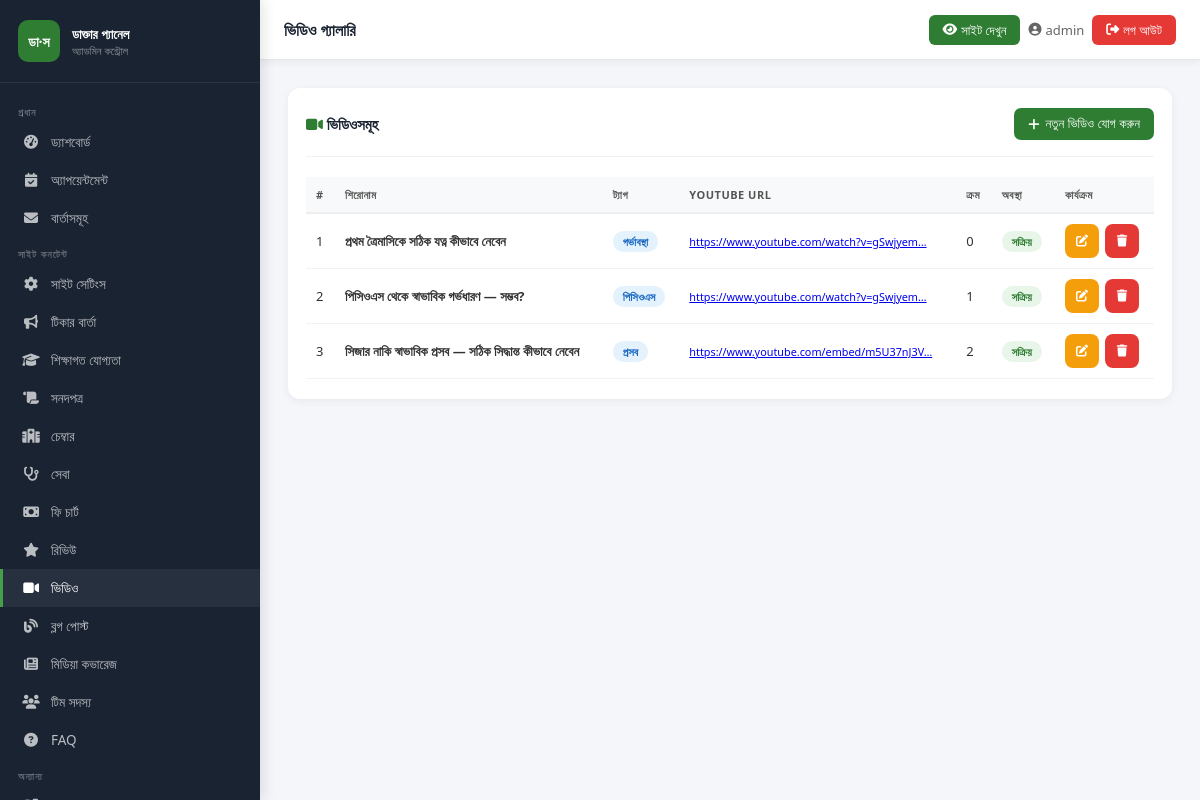
The app's page /admin-panel/videos/ (signed in) with its own data.
### core/models.py (models this page shows, shortened)
class Video(models.Model):
    youtube_url = models.CharField(max_length=300)
    title = models.CharField(max_length=200)
    tag = models.CharField(max_length=100, blank=True, null=True)
    is_active = models.BooleanField(default=True)
    order = models.IntegerField(default=0)
    class Meta:
        ordering = ['order']
        verbose_name = 'ভিডিও'

### core/admin_views.py (the view, shortened to what this page needs)
# urls.py: path('videos/', av.manage_videos, name='admin_videos'),
@login_required(login_url='/admin-panel/login/')
def manage_videos(request):
    items = Video.objects.all()
    return render(request, 'admin_panel/videos.html', {'items': items})

### core/context_processors.py (called while the page is built)
def site_settings(request):
    try:
        settings = SiteSettings.objects.first()
        if not settings:
            settings = SiteSettings()
    except Exception:
        settings = SiteSettings()
    return {'site': settings}

### templates/admin_panel/videos.html (shortened to what this page needs)
{% extends "admin_panel/base_admin.html" %}
{% block page_title %}ভিডিও গ্যালারি{% endblock %}
{% block nav_videos %}active{% endblock %}
{% block content %}
<div class="card">
  <div class="card__header">
    <span class="card__title"><i class="fas fa-video" style="color:#2e7d32"></i> ভিডিওসমূহ</span>
    <button class="btn btn-primary" onclick="openModal('addModal')"><i class="fas fa-plus"></i> নতুন ভিডিও যোগ করুন</button>
  </div>
  <div style="overflow-x:auto">
  <table class="tbl">
    <thead><tr><th>#</th><th>শিরোনাম</th><th>ট্যাগ</th><th>YouTube URL</th><th>ক্রম</th><th>অবস্থা</th><th>কার্যক্রম</th></tr></thead>
    <tbody>
      {% for item in items %}
      <tr>
        <td>{{ item.pk }}</td>
        <td><strong>{{ item.title }}</strong></td>
        <td><span class="badge badge-info">{{ item.tag }}</span></td>
        <td><small><a href="{{ item.youtube_url }}" target="_blank">{{ item.youtube_url|truncatechars:40 }}</a></small></td>
        <td>{{ item.order }}</td>
        <td>{% if item.is_active %}<span class="badge badge-success">সক্রিয়</span>{% else %}<span class="badge badge-secondary">লুকানো</span>{% endif %}</td>
        <td>
          <div class="action-buttons">
            <button class="btn btn-warning btn-sm btn-icon" onclick="openEdit({{ item.pk }},'{{ item.youtube_url|escapejs }}','{{ item.title|escapejs }}','{{ item.tag|escapejs }}',{{ item.order }})"><i class="fas fa-edit"></i></button>
            <form method="POST" style="display:inline" onsubmit="return confirm('মুছবেন?')"><button type="submit" class="btn btn-danger btn-sm btn-icon"><i class="fas fa-trash"></i></button></form>
          </div>
        </td>
      </tr>
      {% empty %}<tr><td colspan="7"><div class="empty-state"><i class="fas fa-video"></i><p>কোনো ভিডিও নেই</p></div></td></tr>
      {% endfor %}
    </tbody>
  </table>
  </div>
</div>
{% endblock %}

### templates/admin_panel/base_admin.html (shortened to what this page needs)
<!DOCTYPE html>
<html lang="bn">
<head>
  <link rel="stylesheet" href="https://cdnjs.cloudflare.com/ajax/libs/font-awesome/6.5.0/css/all.min.css">
  {% load static %}
</head>
<body>
<aside class="sidebar" id="sidebar">
  <div class="sidebar__brand">
    <div class="sidebar__brand-icon">ডা·স</div>
    <div class="sidebar__brand-text">
      <h3>ডাক্তার প্যানেল</h3>
      <p>অ্যাডমিন কন্ট্রোল</p>
    </div>
  </div>
  <nav class="sidebar__nav">
    <div class="nav-section-label">প্রধান</div>
    <a href="{% url 'admin_dashboard' %}" class="sidebar__link {% block nav_dashboard %}{% endblock %}"><i class="fas fa-tachometer-alt"></i> ড্যাশবোর্ড</a>
    <a href="{% url 'admin_appointments' %}" class="sidebar__link {% block nav_appointments %}{% endblock %}"><i class="fas fa-calendar-check"></i> অ্যাপয়েন্টমেন্ট</a>
    <a href="{% url 'admin_messages' %}" class="sidebar__link {% block nav_messages %}{% endblock %}"><i class="fas fa-envelope"></i> বার্তাসমূহ</a>
    <div class="nav-section-label">সাইট কনটেন্ট</div>
    <a href="{% url 'admin_site_settings' %}" class="sidebar__link {% block nav_settings %}{% endblock %}"><i class="fas fa-cog"></i> সাইট সেটিংস</a>
    <a href="{% url 'admin_tickers' %}" class="sidebar__link {% block nav_tickers %}{% endblock %}"><i class="fas fa-bullhorn"></i> টিকার বার্তা</a>
    <a href="{% url 'admin_qualifications' %}" class="sidebar__link {% block nav_qualifications %}{% endblock %}"><i class="fas fa-graduation-cap"></i> শিক্ষাগত যোগ্যতা</a>
    <a href="{% url 'admin_certificates' %}" class="sidebar__link {% block nav_certificates %}{% endblock %}"><i class="fas fa-scroll"></i> সনদপত্র</a>
    <a href="{% url 'admin_chambers' %}" class="sidebar__link {% block nav_chambers %}{% endblock %}"><i class="fas fa-hospital-alt"></i> চেম্বার</a>
    <a href="{% url 'admin_services' %}" class="sidebar__link {% block nav_services %}{% endblock %}"><i class="fas fa-stethoscope"></i> সেবা</a>
    <a href="{% url 'admin_fees' %}" class="sidebar__link {% block nav_fees %}{% endblock %}"><i class="fas fa-money-bill"></i> ফি চার্ট</a>
    <a href="{% url 'admin_reviews' %}" class="sidebar__link {% block nav_reviews %}{% endblock %}"><i class="fas fa-star"></i> রিভিউ</a>
    <a href="{% url 'admin_videos' %}" class="sidebar__link {% block nav_videos %}{% endblock %}"><i class="fas fa-video"></i> ভিডিও</a>
    <a href="{% url 'admin_blogs' %}" class="sidebar__link {% block nav_blogs %}{% endblock %}"><i class="fas fa-blog"></i> ব্লগ পোস্ট</a>
    <a href="{% url 'admin_media' %}" class="sidebar__link {% block nav_media %}{% endblock %}"><i class="fas fa-newspaper"></i> মিডিয়া কভারেজ</a>
    <a href="{% url 'admin_team' %}" class="sidebar__link {% block nav_team %}{% endblock %}"><i class="fas fa-users"></i> টিম সদস্য</a>
    <a href="{% url 'admin_faqs' %}" class="sidebar__link {% block nav_faqs %}{% endblock %}"><i class="fas fa-question-circle"></i> FAQ</a>
    <div class="nav-section-label">অন্যান্য</div>
    <a href="/" target="_blank" class="sidebar__link"> সাইট দেখুন</a>
  </nav>
</aside>
<div class="topbar">
  <div style="display:flex; align-items:center; gap:8px;">
    <span class="topbar__title">{% block page_title %}ড্যাশবোর্ড{% endblock %}</span>
  </div>
  <div class="topbar__right">
    <a href="/" target="_blank" class="view-site-btn"><i class="fas fa-eye"></i> <span class="hide-xs">সাইট দেখুন</span></a>
    <span class="topbar__user"><i class="fas fa-user-circle"></i> <span class="hide-sm">{{ request.user.username }}</span></span>
    <a href="{% url 'admin_logout' %}" class="topbar__logout"><i class="fas fa-sign-out-alt"></i> <span class="hide-xs">লগ আউট</span></a>
  </div>
</div>
<main class="main-content">
  {% block content %}{% endblock %}
</main>
</body>
</html>

### records on screen
Video: pk "1", title "প্রথম ত্রৈমাসিকে সঠিক যত্ন কীভাবে নেবেন", tag "গর্ভাবস্থা", youtube_url "https://www.youtube.com/watch?v=gSwjyem…", order "0", is_active "সক্রিয়"
Video: pk "2", title "পিসিওএস থেকে স্বাভাবিক গর্ভধারণ — সম্ভব?", tag "পিসিওএস", youtube_url "https://www.youtube.com/watch?v=gSwjyem…", order "1", is_active "সক্রিয়"
Video: pk "3", title "সিজার নাকি স্বাভাবিক প্রসব — সঠিক সিদ্ধান্ত কীভাবে নেবেন", tag "প্রসব", youtube_url "https://www.youtube.com/embed/m5U37nJ3V…", order "2", is_active "সক্রিয়"

### other values on screen
{{ request.user.username }} "admin"
